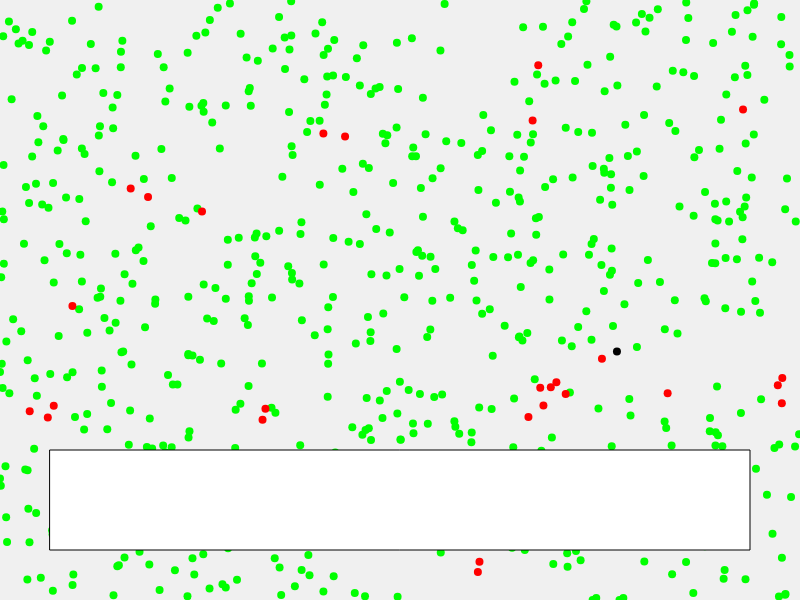
Frame 1 (no input)
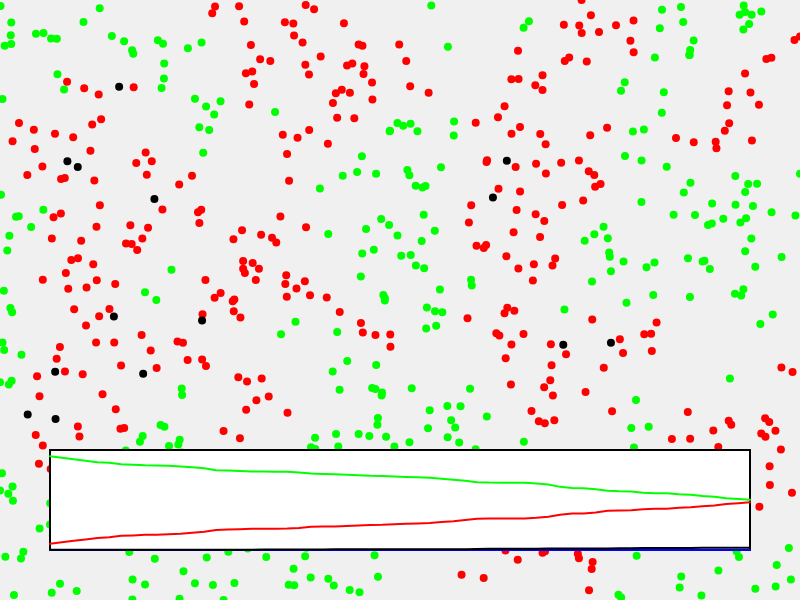
Frame 60 (no input)
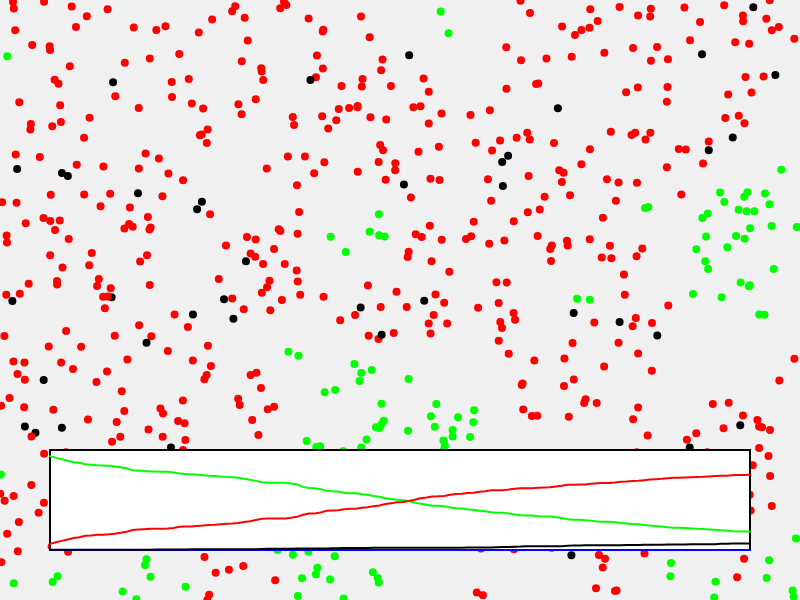
Frame 120 (the mouse pressed at the canvas centre since frame 60)

The p5.js sketch that drew these frames (run headless with seeded random() and noise() and a simulated clock; from frame 60 on, the mouse is pressed at the canvas centre):

// p5.js sketch
// ── sketch.js
let agents = [];
let numAgents = 700;
let infectionRadius = 20;
let infectionDuration = 300; // Frames before recovery plus poissonian deviation
let mobility = 3;
let lethality = 0.3;
let lethalityPerFrame= 1- Math.pow(1 - lethality, 1 / infectionDuration); //probability to die while sick 
let data = {
  healthy: [],
  infected: [],
  recovered: [],
  immune: [],
  deceased:[]
};
let graphHeight = 100;

function setup() {
  createCanvas(800, 600);
  // Initialize agents
  for (let i = 0; i < numAgents; i++) {
    let state = random() < 0.02 ? "infected" : "healthy"; // 2% chance of starting infected
    agents.push(new Agent(random(width), random(height), state));
  }
}

function draw() {
  background(240);
  
  // Update and display agents
  for (let agent of agents) {
    agent.update();
    agent.display();
  }

  // Update population data
  updateData();

  // Draw graph
  drawGraph();
}

// Class for each agent
class Agent {
  constructor(x, y, state) {
    this.x = x;
    this.y = y;
    this.state = state; // "healthy", "infected", "recovered", "immune", "deceased"
    this.infectionTimer = 0; // How long agent has been infected
  }

  update() {
    // Random movement
    this.x += random(-mobility, mobility);
    this.y += random(-mobility, mobility);
    this.x = constrain(this.x, 0, width);
    this.y = constrain(this.y, 0, height);

    if (this.state === "infected") {
      this.infectionTimer++;
      if (random(0,1)<lethalityPerFrame){
        this.state="deceased";
      }

      // Recover after infectionDuration
      if (this.infectionTimer > infectionDuration+random(0,Math.sqrt(infectionDuration))) {
        this.state = "recovered";
      }

      
    }

    // Infection logic
    if (this.state === "infected") {
      for (let other of agents) {
        if (other.state === "healthy") {
          let d = dist(this.x, this.y, other.x, other.y);
          if (d < infectionRadius) {
            other.state = "infected";
          }
        }
      }
    }
  }

  display() {
    noStroke();
    if (this.state === "healthy") fill(0, 255, 0); // Green
    else if (this.state === "infected") fill(255, 0, 0); // Red
    else if (this.state === "recovered") fill(0, 0, 255); // Blue
    else if (this.state === "immune") fill(255, 255, 0); // Yellow
    else if (this.state=== "deceased") fill(0,0,0);
    ellipse(this.x, this.y, 8, 8);
  }
}

function updateData() {
  let counts = {
    healthy: 0,
    infected: 0,
    recovered: 0,
    immune: 0,
    deceased: 0,
  };
  
  for (let agent of agents) {
    counts[agent.state]++;
  }

  data.healthy.push(counts.healthy);
  data.infected.push(counts.infected);
  data.recovered.push(counts.recovered);
  data.immune.push(counts.immune);
  data.deceased.push(counts.deceased)

  if(counts.infected===0){
    noLoop();
  }
  
}

function drawGraph() {
  let graphX = 50;
  let graphY = height - 150;

  // Draw graph background
  fill(255);
  stroke(0);
  rect(graphX, graphY, width - 100, graphHeight);

  // Plot data
  noFill();
  strokeWeight(2);
  let colors = {
    healthy: color(0, 255, 0),
    infected: color(255, 0, 0),
    recovered: color(0, 0, 255),
    immune: color(255, 255, 0,1),
    deceased: color(0,0,0)
  };

  let totalSteps = data.healthy.length;
  let maxSteps = width - 100; // Number of data points that fit within the graph width

  // Map each time step to the available width
  for (let key in data) {
    beginShape();
    stroke(colors[key]);
    for (let i = 0; i < data[key].length; i++) {
      let x = map(i, 0, totalSteps - 1, graphX, graphX + maxSteps);
      let y = map(data[key][i], 0, numAgents, graphY + graphHeight, graphY);
      vertex(x, y);
    }
    endShape();
  }
}
